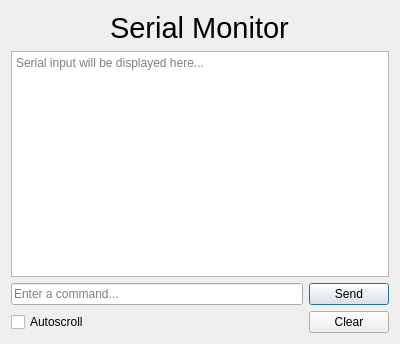
<?xml version="1.0" encoding="UTF-8"?>
<ui version="4.0">
 <class>SerialMonitor</class>
 <widget class="QDialog" name="SerialMonitor">
  <property name="geometry">
   <rect>
    <x>0</x>
    <y>0</y>
    <width>400</width>
    <height>344</height>
   </rect>
  </property>
  <property name="windowTitle">
   <string>Serial Monitor</string>
  </property>
  <property name="windowIcon">
   <iconset resource="../icons/icons.qrc">
    <normaloff>:/icons/monitor.svg</normaloff>:/icons/monitor.svg</iconset>
  </property>
  <layout class="QVBoxLayout" name="verticalLayout">
   <item alignment="Qt::AlignHCenter">
    <widget class="QLabel" name="label">
     <property name="font">
      <font>
       <pointsize>22</pointsize>
      </font>
     </property>
     <property name="text">
      <string>Serial Monitor</string>
     </property>
    </widget>
   </item>
   <item>
    <widget class="QTextBrowser" name="textBrowser">
     <property name="toolTip">
      <string>Everything that is received by a connected Microcontroller at the selected Port will be displayed here.</string>
     </property>
     <property name="placeholderText">
      <string>Serial input will be displayed here...</string>
     </property>
    </widget>
   </item>
   <item>
    <layout class="QHBoxLayout" name="horizontalLayout">
     <item>
      <widget class="QLineEdit" name="cmdLine">
       <property name="toolTip">
        <string>&lt;html&gt;&lt;head/&gt;&lt;body&gt;&lt;p&gt;Enter a command and press &amp;quot;Send&amp;quot; to send it to the Microcontroller.&lt;/p&gt;&lt;p&gt;Only do this if you really know what you're doing!&lt;/p&gt;&lt;/body&gt;&lt;/html&gt;</string>
       </property>
       <property name="text">
        <string/>
       </property>
       <property name="placeholderText">
        <string>Enter a command...</string>
       </property>
      </widget>
     </item>
     <item>
      <widget class="QPushButton" name="enterBtn">
       <property name="sizePolicy">
        <sizepolicy hsizetype="Fixed" vsizetype="Fixed">
         <horstretch>0</horstretch>
         <verstretch>0</verstretch>
        </sizepolicy>
       </property>
       <property name="toolTip">
        <string>&lt;html&gt;&lt;head/&gt;&lt;body&gt;&lt;p&gt;Send the command to the Microcontroller.&lt;/p&gt;&lt;p&gt;Only do this if you really know what you're doing!&lt;/p&gt;&lt;/body&gt;&lt;/html&gt;</string>
       </property>
       <property name="text">
        <string>Send</string>
       </property>
      </widget>
     </item>
    </layout>
   </item>
   <item>
    <layout class="QHBoxLayout" name="horizontalLayout_2">
     <item>
      <widget class="QCheckBox" name="autoscrollCheck">
       <property name="toolTip">
        <string>Automatically scroll to the bottom when new messages come in.</string>
       </property>
       <property name="text">
        <string>Autoscroll</string>
       </property>
      </widget>
     </item>
     <item>
      <widget class="QPushButton" name="clearBtn">
       <property name="sizePolicy">
        <sizepolicy hsizetype="Fixed" vsizetype="Fixed">
         <horstretch>0</horstretch>
         <verstretch>0</verstretch>
        </sizepolicy>
       </property>
       <property name="toolTip">
        <string>&lt;html&gt;&lt;head/&gt;&lt;body&gt;&lt;p&gt;Clear the entire Serial Monitor.&lt;/p&gt;&lt;p&gt;This will persist if you close and reopen the Monitor.&lt;/p&gt;&lt;p&gt;You can still see previous content by exporting the Serial History in the Main Window.&lt;/p&gt;&lt;/body&gt;&lt;/html&gt;</string>
       </property>
       <property name="text">
        <string>Clear</string>
       </property>
      </widget>
     </item>
    </layout>
   </item>
  </layout>
 </widget>
 <resources>
  <include location="../icons/icons.qrc"/>
 </resources>
 <connections/>
</ui>
